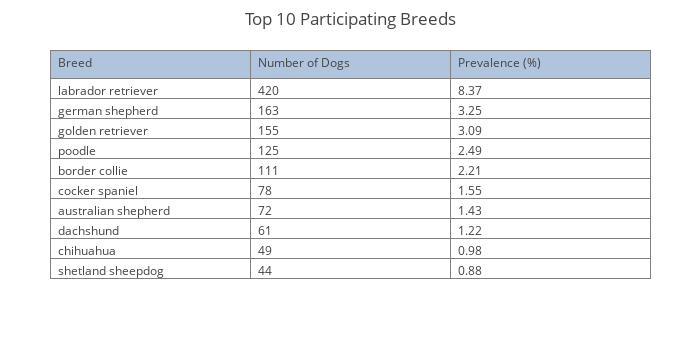

The code cell stored with this chart in its notebook:
### Markdown cell above
### Breakdown of Participating Purebred Breeds

### Code cell
# Create the necessary dataframe.
fields = 'purebred_breed'
labels = ['breed']
df = createDataFrame(DOG_TABLE, fields, labels, filtered=False)

df = df.replace('', np.nan, regex=True)
df = df.replace('118', 'labrador retriever', regex=True)
df = df.replace('92', 'german shepherd', regex=True)
df = df.replace('97', 'golden retriever', regex=True)
df = df.replace('151', 'poodle', regex=True)
df = df.replace('43', 'border collie', regex=True)
df = df.replace('71', 'cocker spaniel', regex=True)
df = df.replace('16', 'australian shepherd', regex=True)
df = df.replace('75', 'dachshund', regex=True)
df = df.replace('64', 'chihuahua', regex=True)
df = df.replace('170', 'shetland sheepdog', regex=True)

sums = df['breed'].value_counts()
sums = sums[:10]
prevalence_cal = lambda x: (x / 5018) * 100
prevalences = sums.apply(prevalence_cal)

trace = go.Table(
    columnwidth = [100, 100, 100],
    header=dict(values=['Breed', 'Number of Dogs', 'Prevalence (%)'],
                fill = dict(color='#B0C4DE'),
                align = ['left'] * 5),
    cells=dict(values=[sums.index.values, sums.values, prevalences.values],
               align = ['left'] * 5,
               format = [None, 'd', '.2f']))
data = [trace] 
layout = go.Layout(
    title='Top 10 Participating Breeds',
    width=700, height=350, margin=go.Margin(l=50, r=50, b=50, t=50, pad=4))
fig = dict(data=data, layout=layout)
py.iplot(fig)

### Figure 1 — Plotly figure (JSON) as saved in the notebook; plotly's stock layout.template omitted (floating-point values rounded to 4 significant figures)
{"data": [{"cells": {"align": ["left", "left", "left", "left", "left"], "format": [null, "d", ".2f"], "values": [["labrador retriever", "german shepherd", "golden retriever", "poodle", "border collie", "cocker spaniel", "australian shepherd", "dachshund", "chihuahua", "shetland sheepdog"], [420, 163, 155, 125, 111, 78, 72, 61, 49, 44], [8.37, 3.248, 3.089, 2.491, 2.212, 1.554, 1.435, 1.216, 0.9765, 0.8768]]}, "columnwidth": [100, 100, 100], "header": {"align": ["left", "left", "left", "left", "left"], "fill": {"color": "#B0C4DE"}, "values": ["Breed", "Number of Dogs", "Prevalence (%)"]}, "type": "table"}], "layout": {"height": 350, "margin": {"b": 50, "l": 50, "pad": 4, "r": 50, "t": 50}, "title": "Top 10 Participating Breeds", "width": 700}}
